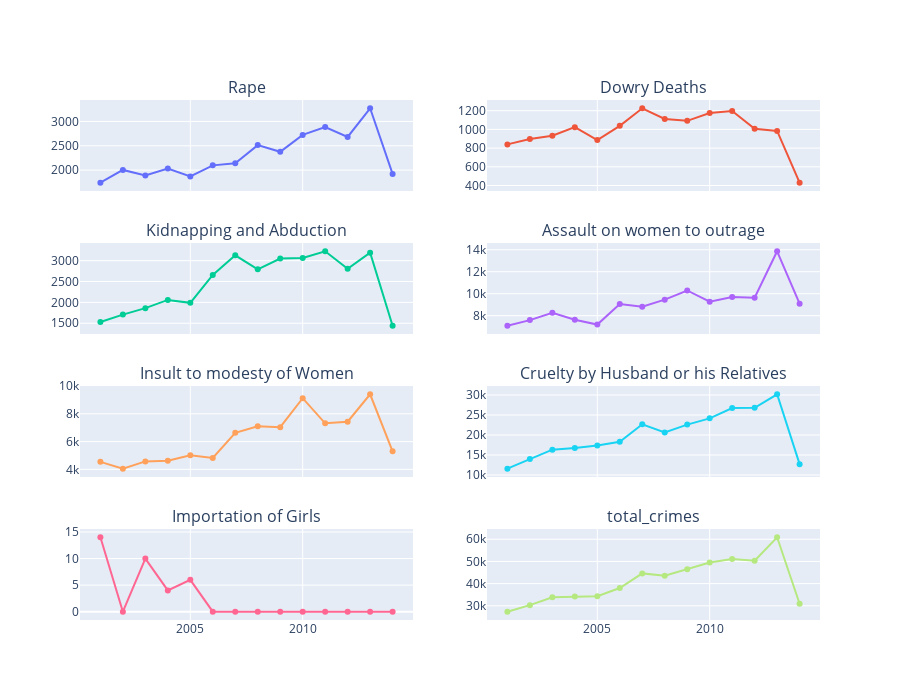

Here is the notebook cell this chart was saved with:
### Code cell
fig = make_subplots(rows = 4, cols = 2, shared_xaxes=True,
                    vertical_spacing=0.1,
                    subplot_titles=("Rape","Dowry Deaths",
                                    "Kidnapping and Abduction",
                                    "Assault on women to outrage",
                                    "Insult to modesty of Women",
                                    "Cruelty by Husband or his Relatives",
                                    "Importation of Girls", "total_crimes"))

fig.add_trace(go.Scatter(x = df_ap1.index, y = df_ap1['Rape']),row = 1, col = 1)
fig.add_trace(go.Scatter(x = df_ap1.index, y = df_ap1['Dowry Deaths']),row = 1, col = 2)
fig.add_trace(go.Scatter(x = df_ap1.index, y = df_ap1['Kidnapping and Abduction']),row = 2, col = 1)
fig.add_trace(go.Scatter(x = df_ap1.index, y = df_ap1['Assault on women with intent to outrage her modesty']),row = 2, col = 2)
fig.add_trace(go.Scatter(x = df_ap1.index, y = df_ap1['Insult to modesty of Women']),row = 3, col = 1)
fig.add_trace(go.Scatter(x = df_ap1.index, y = df_ap1['Cruelty by Husband or his Relatives']),row = 3, col = 2)
fig.add_trace(go.Scatter(x = df_ap1.index, y = df_ap1['Importation of Girls']),row= 4 , col = 1)
fig.add_trace(go.Scatter(x = df_ap1.index, y = df_ap1['total_crimes']),row = 4, col = 2)

fig.update_layout(height=700, showlegend=False)

fig.show()

### Figure 1 — Plotly figure (JSON) as saved in the notebook; plotly's stock layout.template omitted (floating-point values rounded to 4 significant figures)
{"data": [{"type": "scatter", "x": [2001, 2002, 2003, 2004, 2005, 2006, 2007, 2008, 2009, 2010, 2011, 2012, 2013, 2014], "xaxis": "x", "y": [1742, 2004, 1892, 2032, 1870, 2098, 2140, 2514, 2376, 2724, 2884, 2682, 3270, 1922], "yaxis": "y"}, {"type": "scatter", "x": [2001, 2002, 2003, 2004, 2005, 2006, 2007, 2008, 2009, 2010, 2011, 2012, 2013, 2014], "xaxis": "x2", "y": [840, 898, 932, 1024, 886, 1038, 1226, 1112, 1092, 1176, 1198, 1008, 984, 430], "yaxis": "y2"}, {"type": "scatter", "x": [2001, 2002, 2003, 2004, 2005, 2006, 2007, 2008, 2009, 2010, 2011, 2012, 2013, 2014], "xaxis": "x3", "y": [1530, 1708, 1862, 2060, 1990, 2658, 3128, 2792, 3052, 3062, 3224, 2806, 3190, 1442], "yaxis": "y3"}, {"type": "scatter", "x": [2001, 2002, 2003, 2004, 2005, 2006, 2007, 2008, 2009, 2010, 2011, 2012, 2013, 2014], "xaxis": "x4", "y": [7088, 7598, 8256, 7634, 7190, 9068, 8812, 9460, 10294, 9268, 9698, 9632, 13860, 9094], "yaxis": "y4"}, {"type": "scatter", "x": [2001, 2002, 2003, 2004, 2005, 2006, 2007, 2008, 2009, 2010, 2011, 2012, 2013, 2014], "xaxis": "x5", "y": [4542, 4048, 4572, 4620, 5016, 4822, 6632, 7102, 7040, 9124, 7316, 7428, 9404, 5298], "yaxis": "y5"}, {"type": "scatter", "x": [2001, 2002, 2003, 2004, 2005, 2006, 2007, 2008, 2009, 2010, 2011, 2012, 2013, 2014], "xaxis": "x6", "y": [11582, 14036, 16334, 16776, 17392, 18328, 22670, 20612, 22594, 24160, 26752, 26778, 30168, 12724], "yaxis": "y6"}, {"type": "scatter", "x": [2001, 2002, 2003, 2004, 2005, 2006, 2007, 2008, 2009, 2010, 2011, 2012, 2013, 2014], "xaxis": "x7", "y": [14, 0, 10, 4, 6, 0, 0, 0, 0, 0, 0, 0, 0, 0], "yaxis": "y7"}, {"type": "scatter", "x": [2001, 2002, 2003, 2004, 2005, 2006, 2007, 2008, 2009, 2010, 2011, 2012, 2013, 2014], "xaxis": "x8", "y": [27338, 30292, 33858, 34150, 34350, 38012, 44608, 43592, 46448, 49514, 51072, 50334, 60876, 30910], "yaxis": "y8"}], "layout": {"annotations": [{"font": {"size": 16}, "showarrow": false, "text": "Rape", "x": 0.225, "xanchor": "center", "xref": "paper", "y": 1, "yanchor": "bottom", "yref": "paper"}, {"font": {"size": 16}, "showarrow": false, "text": "Dowry Deaths", "x": 0.775, "xanchor": "center", "xref": "paper", "y": 1, "yanchor": "bottom", "yref": "paper"}, {"font": {"size": 16}, "showarrow": false, "text": "Kidnapping and Abduction", "x": 0.225, "xanchor": "center", "xref": "paper", "y": 0.725, "yanchor": "bottom", "yref": "paper"}, {"font": {"size": 16}, "showarrow": false, "text": "Assault on women to outrage", "x": 0.775, "xanchor": "center", "xref": "paper", "y": 0.725, "yanchor": "bottom", "yref": "paper"}, {"font": {"size": 16}, "showarrow": false, "text": "Insult to modesty of Women", "x": 0.225, "xanchor": "center", "xref": "paper", "y": 0.45, "yanchor": "bottom", "yref": "paper"}, {"font": {"size": 16}, "showarrow": false, "text": "Cruelty by Husband or his Relatives", "x": 0.775, "xanchor": "center", "xref": "paper", "y": 0.45, "yanchor": "bottom", "yref": "paper"}, {"font": {"size": 16}, "showarrow": false, "text": "Importation of Girls", "x": 0.225, "xanchor": "center", "xref": "paper", "y": 0.175, "yanchor": "bottom", "yref": "paper"}, {"font": {"size": 16}, "showarrow": false, "text": "total_crimes", "x": 0.775, "xanchor": "center", "xref": "paper", "y": 0.175, "yanchor": "bottom", "yref": "paper"}], "height": 700, "showlegend": false, "xaxis": {"anchor": "y", "domain": [0, 0.45], "matches": "x7", "showticklabels": false}, "xaxis2": {"anchor": "y2", "domain": [0.55, 1], "matches": "x8", "showticklabels": false}, "xaxis3": {"anchor": "y3", "domain": [0, 0.45], "matches": "x7", "showticklabels": false}, "xaxis4": {"anchor": "y4", "domain": [0.55, 1], "matches": "x8", "showticklabels": false}, "xaxis5": {"anchor": "y5", "domain": [0, 0.45], "matches": "x7", "showticklabels": false}, "xaxis6": {"anchor": "y6", "domain": [0.55, 1], "matches": "x8", "showticklabels": false}, "xaxis7": {"anchor": "y7", "domain": [0, 0.45]}, "xaxis8": {"anchor": "y8", "domain": [0.55, 1]}, "yaxis": {"anchor": "x", "domain": [0.825, 1]}, "yaxis2": {"anchor": "x2", "domain": [0.825, 1]}, "yaxis3": {"anchor": "x3", "domain": [0.55, 0.725]}, "yaxis4": {"anchor": "x4", "domain": [0.55, 0.725]}, "yaxis5": {"anchor": "x5", "domain": [0.275, 0.45]}, "yaxis6": {"anchor": "x6", "domain": [0.275, 0.45]}, "yaxis7": {"anchor": "x7", "domain": [0, 0.175]}, "yaxis8": {"anchor": "x8", "domain": [0, 0.175]}}}
